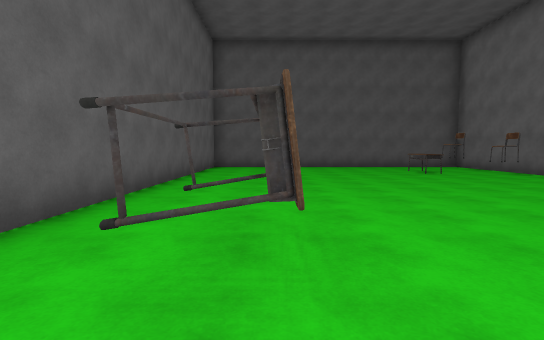
view 1 (above)

16 first-person views from a walk through a Unity game level. The camera is 1.4 m above the floor, tilts 4° down and sees 85° across. The floor is counted in squares, 2 m on a side. Each view is taken from the middle of a square. On the plan, view 1 faces up. The plan holds only what a view shows up to about 10 squares ahead; the rest is blank. The place goes on beyond the plan. The player character is not drawn.

view 2
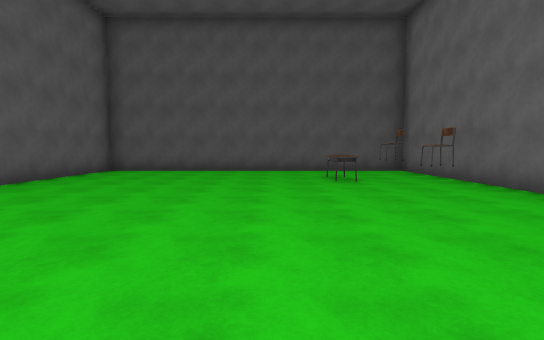

view 3
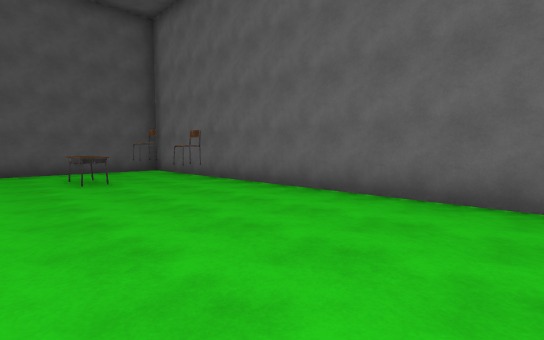

view 4
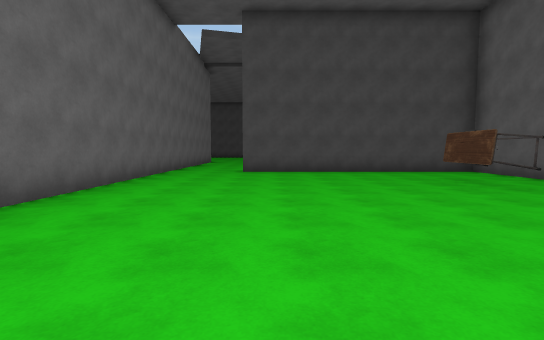

view 5
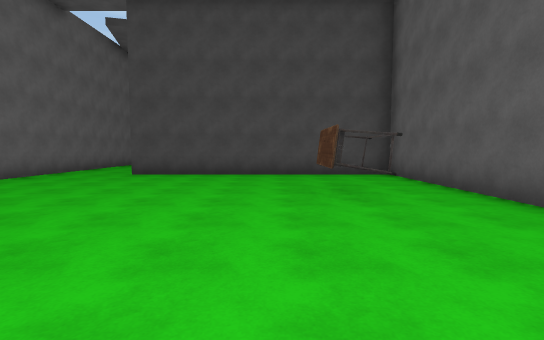

view 6
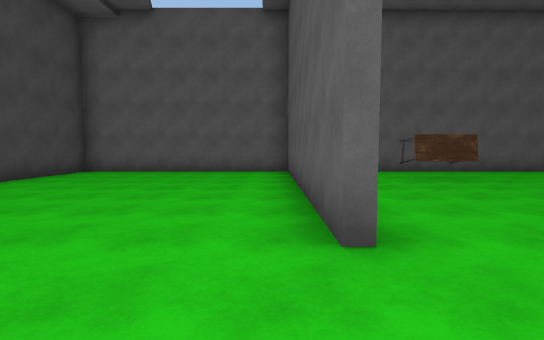

view 7
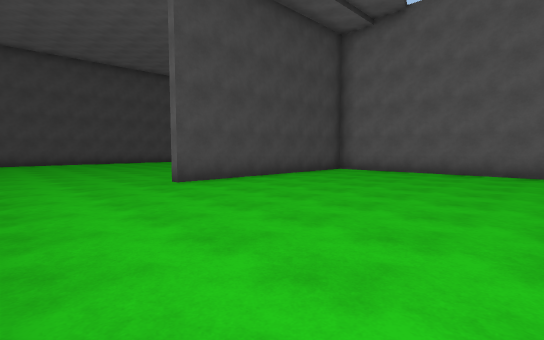

view 8
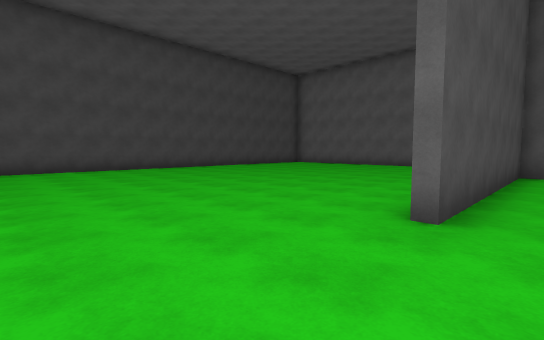

view 9
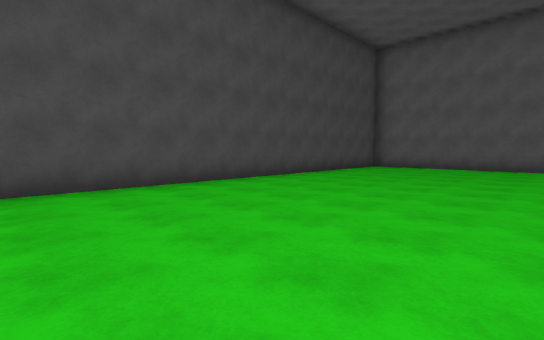

view 10
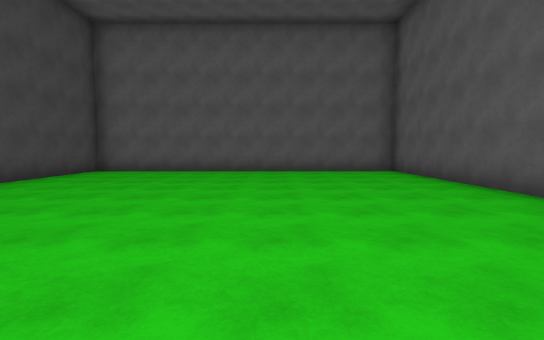

view 11
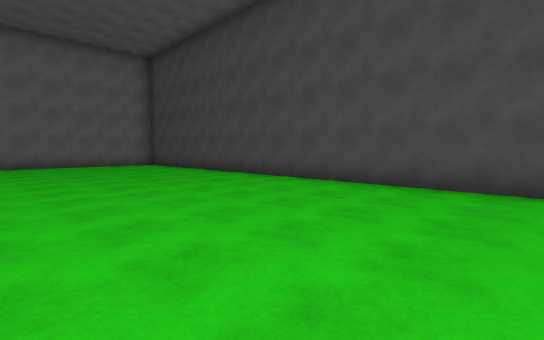

view 12
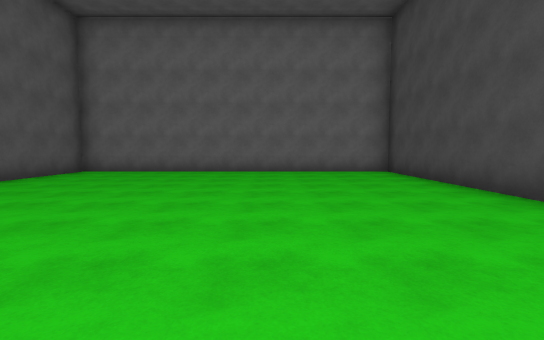

view 13
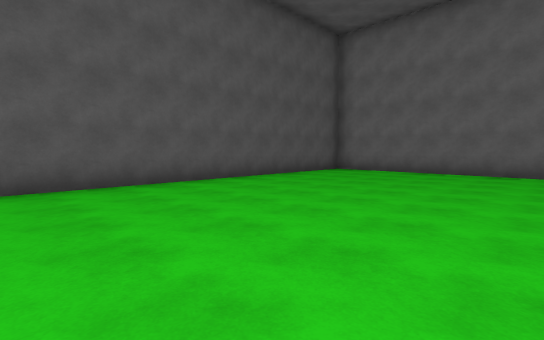

view 14
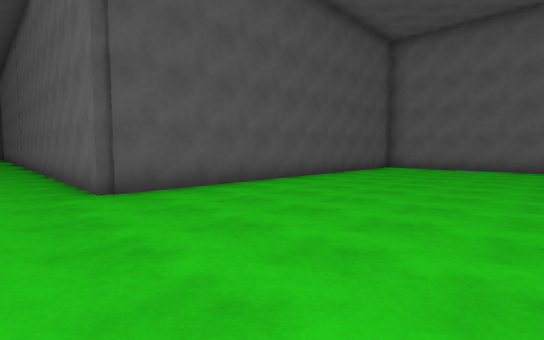

view 15
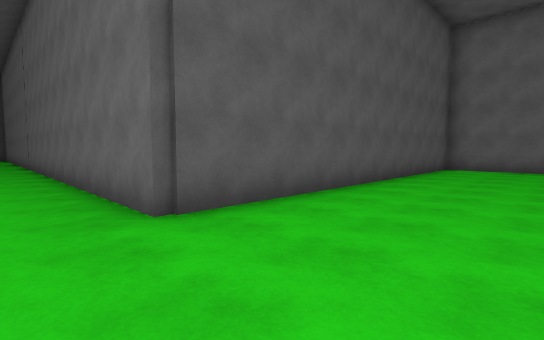

view 16
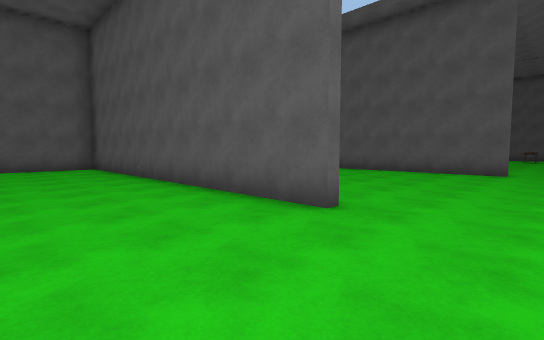

### Floor plan
Ten units are one square. View 1 is at (0, 0); x grows to the right and y downward. Boxes are objects, and circles mark ways between rooms. Rooms are numbered by the first view taken in them; rooms with no view inside come last. Other rooms are left out.
<svg viewBox="-61 -122 239 303">
<path fill="none" stroke="#000" d="M73 24 73 -117 -23 -117 -23 12 50 12M40 81 -56 81 -56 176 173 176 173 81 73 81 73 24M50 15 -23 15 -23 78 40 78"/>
<rect x="-5" y="-25" width="10" height="10" fill="#bbb"><title>desk</title></rect>
<rect x="45" y="-95" width="10" height="10" fill="#bbb"><title>desk</title></rect>
<rect x="55" y="-105" width="10" height="10" fill="#bbb"><title>chair</title></rect>
<rect x="65" y="-85" width="10" height="10" fill="#bbb"><title>chair</title></rect>
<circle cx="60" cy="27" r="3" fill="#2a7"/>
<text x="30" y="-50">1</text>
<text x="50" y="110">2</text>
</svg>
Room 1 opens to room 2.

Where each view was taken, in squares from view 1:
view 1: 0 up, 0 right, facing up
view 2: 2 up, 3 right, facing up
view 3: 2 up, 3 right, facing up-right
view 4: 8 up, 4 right, facing down
view 5: 7 up, 1 right, facing down
view 6: 2 down, 7 right, facing left
view 7: 2 down, 7 right, facing down-left
view 8: 7 down, 7 right, facing down-left
view 9: 12 down, 6 right, facing down-left
view 10: 12 down, 4 right, facing left
view 11: 12 down, 4 right, facing down-right
view 12: 14 down, 8 right, facing right
view 13: 14 down, 8 right, facing up-right
view 14: 13 down, 6 right, facing up-right
view 15: 11 down, 6 right, facing up-right
view 16: 11 down, 6 right, facing up-left
